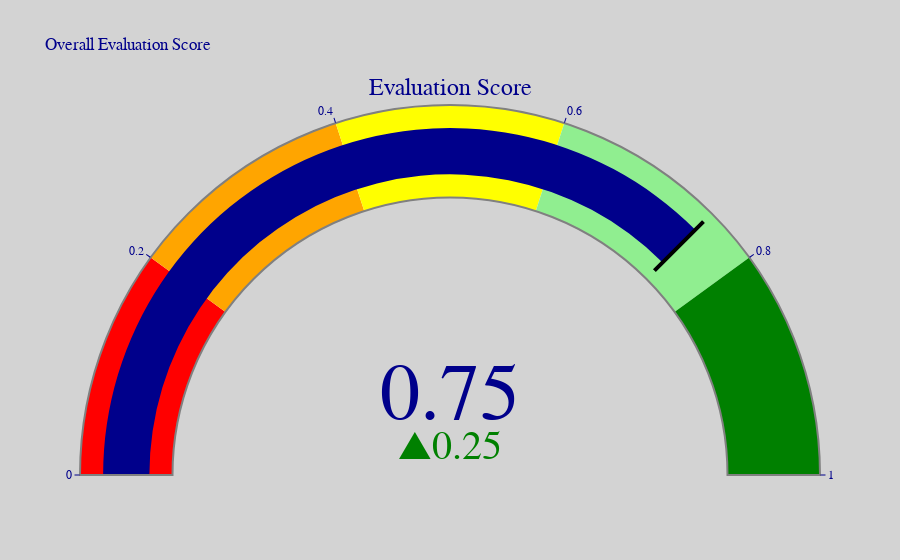

Write notebook code for a chart like this one.
### Code cell
import plotly.graph_objects as go

def create_beautiful_gauge_chart(score):
    """
    Create a Plotly gauge chart for a given score.
    
    Parameters:
    score (float): A score between 0 and 1.
    
    Returns:
    fig: Plotly Figure object with the gauge chart.
    """
    fig = go.Figure(go.Indicator(
        mode="gauge+number+delta",
        value=score,
        title={'text': "Evaluation Score", 'font': {'size': 24}},
        delta={'reference': 0.5, 'increasing': {'color': "green"}},
        gauge={
            'axis': {'range': [0, 1], 'tickwidth': 1, 'tickcolor': "darkblue"},
            'bar': {'color': "darkblue"},
            'bgcolor': "white",
            'borderwidth': 2,
            'bordercolor': "gray",
            'steps': [
                {'range': [0, 0.2], 'color': "red"},
                {'range': [0.2, 0.4], 'color': "orange"},
                {'range': [0.4, 0.6], 'color': "yellow"},
                {'range': [0.6, 0.8], 'color': "lightgreen"},
                {'range': [0.8, 1], 'color': "green"}],
            'threshold': {
                'line': {'color': "black", 'width': 4},
                'thickness': 0.75,
                'value': score}
        }
    ))

    fig.update_layout(
        title='Overall Evaluation Score',
        font={'color': "darkblue", 'family': "Arial"},
        paper_bgcolor="lightgrey",
        plot_bgcolor="lightgrey",
    )
    
    return fig

# Example usage
score = 0.75

# Create the beautiful gauge chart
fig = create_beautiful_gauge_chart(score)
fig.show()

### Figure 1 — Plotly figure (JSON) as saved in the notebook; plotly's stock layout.template omitted (floating-point values rounded to 4 significant figures)
{"data": [{"delta": {"increasing": {"color": "green"}, "reference": 0.5}, "gauge": {"axis": {"range": [0, 1], "tickcolor": "darkblue", "tickwidth": 1}, "bar": {"color": "darkblue"}, "bgcolor": "white", "bordercolor": "gray", "borderwidth": 2, "steps": [{"color": "red", "range": [0, 0.2]}, {"color": "orange", "range": [0.2, 0.4]}, {"color": "yellow", "range": [0.4, 0.6]}, {"color": "lightgreen", "range": [0.6, 0.8]}, {"color": "green", "range": [0.8, 1]}], "threshold": {"line": {"color": "black", "width": 4}, "thickness": 0.75, "value": 0.75}}, "mode": "gauge+number+delta", "title": {"font": {"size": 24}, "text": "Evaluation Score"}, "value": 0.75, "type": "indicator"}], "layout": {"font": {"color": "darkblue", "family": "Arial"}, "title": {"text": "Overall Evaluation Score"}, "paper_bgcolor": "lightgrey", "plot_bgcolor": "lightgrey"}}
